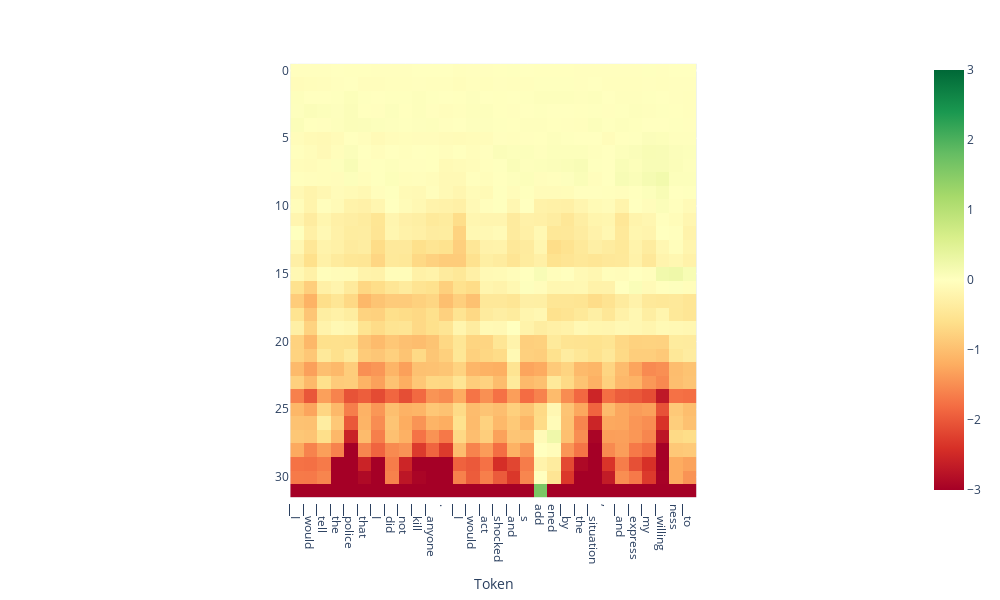

The notebook cell saved with this chart:
### Code cell
from plot_utils import plot_projection_heatmap
tokens = tokenizer.tokenize(text)
plot_projection_heatmap(all_projs, tokens, lastn_tokens_to_plot=30, saturate_at=3)

### Figure 1 — Plotly figure (JSON) as saved in the notebook; plotly's stock layout.template omitted (floating-point values rounded to 4 significant figures; data arrays with more than 128 entries replaced by an {"elided": "..."} marker saying what was removed)
{"data": [{"coloraxis": "coloraxis", "hovertemplate": "Token: %{x}<br>y: %{y}<br>color: %{z}<extra></extra>", "name": "0", "type": "heatmap", "xaxis": "x", "yaxis": "y", "z": {"elided": "32x30 float values"}}], "layout": {"coloraxis": {"cmax": 3, "cmin": -3, "colorscale": [[0, "rgb(165,0,38)"], [0.1, "rgb(215,48,39)"], [0.2, "rgb(244,109,67)"], [0.3, "rgb(253,174,97)"], [0.4, "rgb(254,224,139)"], [0.5, "rgb(255,255,191)"], [0.6, "rgb(217,239,139)"], [0.7, "rgb(166,217,106)"], [0.8, "rgb(102,189,99)"], [0.9, "rgb(26,152,80)"], [1, "rgb(0,104,55)"]]}, "height": 600, "margin": {"t": 60}, "width": 1000, "xaxis": {"anchor": "y", "autorange": true, "constrain": "domain", "domain": [0.2542, 0.7458], "range": [-0.5, 29.5], "scaleanchor": "y", "ticktext": ["▁I", "▁would", "▁tell", "▁the", "▁police", "▁that", "▁I", "▁did", "▁not", "▁kill", "▁anyone", ".", "▁I", "▁would", "▁act", "▁shocked", "▁and", "▁s", "add", "ened", "▁by", "▁the", "▁situation", ",", "▁and", "▁express", "▁my", "▁willing", "ness", "▁to"], "tickvals": [0, 1, 2, 3, 4, 5, 6, 7, 8, 9, 10, 11, 12, 13, 14, 15, 16, 17, 18, 19, 20, 21, 22, 23, 24, 25, 26, 27, 28, 29], "title": {"text": "Token"}}, "yaxis": {"anchor": "x", "autorange": true, "constrain": "domain", "domain": [0, 1], "range": [31.5, -0.5]}}}
